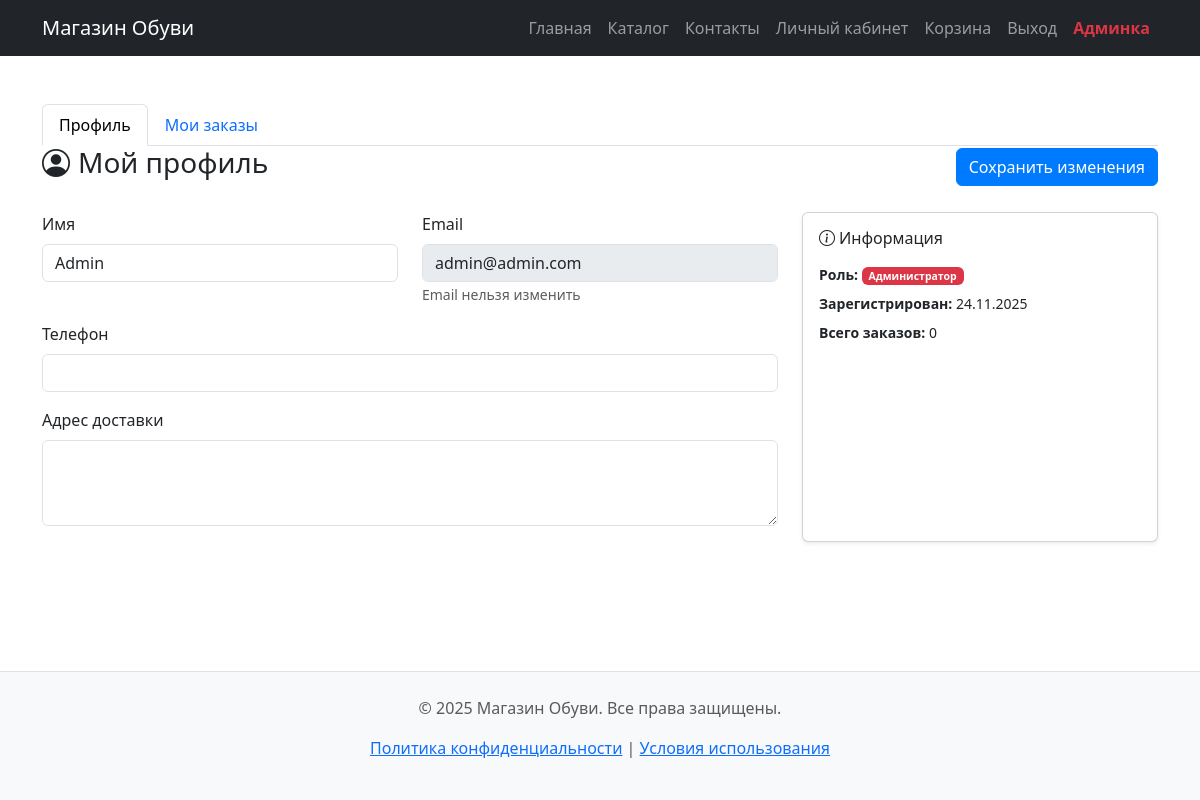
Before: /profile.php (signed in) with the older database file.
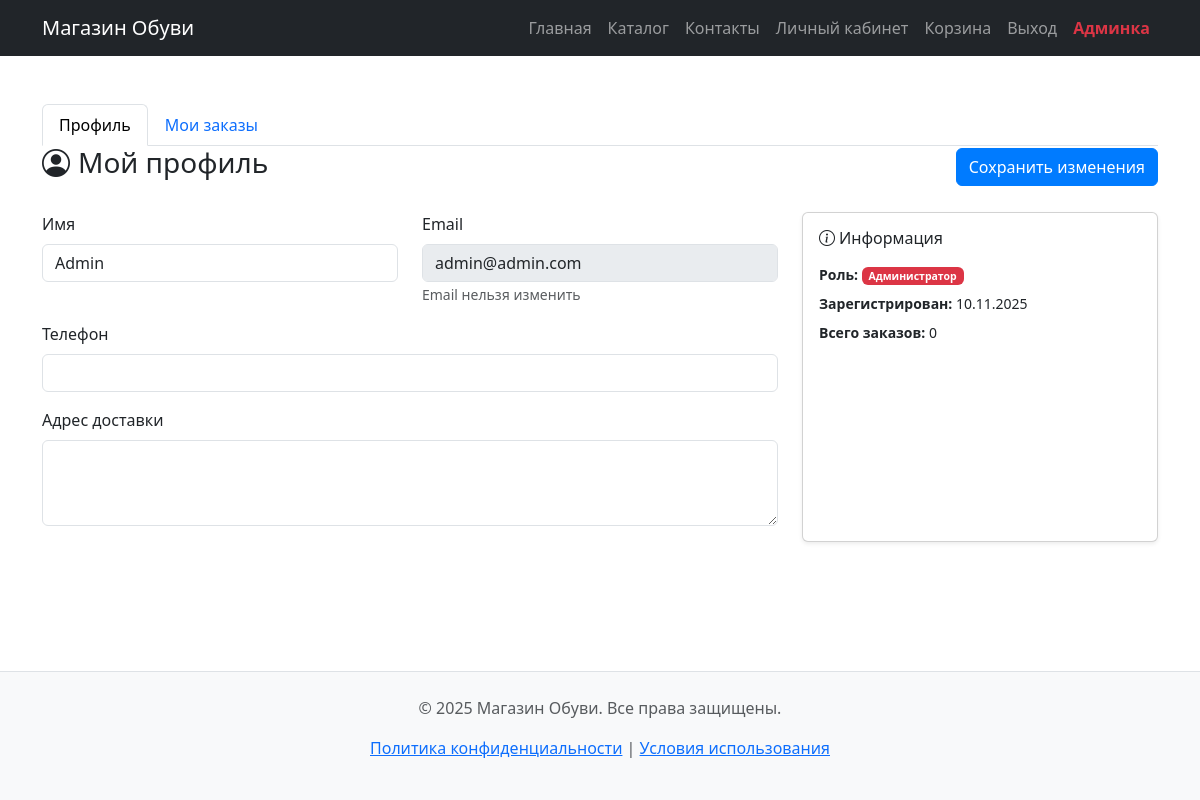
After: the same page with the newer database file.
### tables this page shows
CREATE TABLE `users` (
  `id` int(11) NOT NULL AUTO_INCREMENT,
  `name` varchar(100) NOT NULL,
  `email` varchar(100) NOT NULL,
  `password` varchar(255) NOT NULL,
  `phone` varchar(20) DEFAULT NULL,
  `address` text DEFAULT NULL,
  `role` enum('user','admin') DEFAULT 'user',
  `created_at` timestamp NULL DEFAULT current_timestamp(),
  PRIMARY KEY (`id`),
  UNIQUE KEY `email` (`email`)
);

### profile.php (the view, shortened to what this page needs)
<?php include 'config.php'; ?>
<?php include 'header.php'; ?>
<?php
$active_tab = 'profile';
$user_id = $_SESSION['user_id'];
$stmt = $pdo->prepare("SELECT * FROM users WHERE id = ?");
$stmt->execute([$user_id]);
$user = $stmt->fetch();
?>
<div class="container mt-5">
    <ul class="nav nav-tabs">
        <li class="nav-item">
            <a class="nav-link <?= $active_tab === 'profile' ? 'active' : '' ?>" href="profile.php">Профиль</a>
        </li>
        <li class="nav-item">
            <a class="nav-link <?= $active_tab === 'orders' ? 'active' : '' ?>" href="profile.php?tab=orders">Мои заказы</a>
        </li>
    </ul>
    <div class="tab-content">
        <div class="tab-pane <?= $active_tab === 'profile' ? 'active show' : 'fade' ?>" id="profile">
            <div class="d-flex justify-content-between align-items-center mb-4">
                <h3><i class="bi bi-person-circle me-2"></i>Мой профиль</h3>
                <button type="submit" form="profile-form" class="btn btn-primary">Сохранить изменения</button>
            </div>
            <div class="row">
                <div class="col-md-8">
                    <form id="profile-form" method="POST">
                        <div class="row">
                            <div class="col-md-6 mb-3">
                                <label class="form-label">Имя</label>
                                <input type="text" name="name" class="form-control" value="<?= htmlspecialchars($user['name'] ?? '') ?>" required>
                            </div>
                            <div class="col-md-6 mb-3">
                                <label class="form-label">Email</label>
                                <input type="email" class="form-control" value="<?= htmlspecialchars($user['email'] ?? '') ?>" disabled>
                                <small class="form-text text-muted">Email нельзя изменить</small>
                            </div>
                        </div>
                        <div class="mb-3">
                            <label class="form-label">Телефон</label>
                            <input type="text" name="phone" class="form-control" value="<?= htmlspecialchars($user['phone'] ?? '') ?>">
                        </div>
                        <div class="mb-3">
                            <label class="form-label">Адрес доставки</label>
                            <textarea name="address" class="form-control" rows="3"><?= htmlspecialchars($user['address'] ?? '') ?></textarea>
                        </div>
                    </form>
                </div>
                <div class="col-md-4">
                    <div class="card h-100 shadow-sm">
                        <div class="card-body">
                            <h6 class="card-title mb-3"><i class="bi bi-info-circle me-1"></i>Информация</h6>
                            <ul class="list-unstyled small">
                                <li class="mb-2"><strong>Роль:</strong>
                                    <span class="badge bg-<?= $user['role'] === 'admin' ? 'danger' : 'secondary' ?>">
                                        <?= $user['role'] === 'admin' ? 'Администратор' : 'Покупатель' ?>
                                    </span>
                                </li>
                                <li class="mb-2"><strong>Зарегистрирован:</strong> <?= date('d.m.Y', strtotime($user['created_at'])) ?></li>
                                <li><strong>Всего заказов:</strong>
                                    <?php
                                    $stmt = $pdo->prepare("SELECT COUNT(*) FROM orders WHERE user_id = ?");
                                    $stmt->execute([$user_id]);
                                    echo $stmt->fetchColumn();
                                    ?>
                                </li>
                            </ul>
                        </div>
                    </div>
                </div>
            </div>
        </div>
    </div>
</div>
<?php include 'footer.php'; ?>

Changed rows visible on the page:
changed users "Admin": created_at "24.11.2025" → "10.11.2025"
